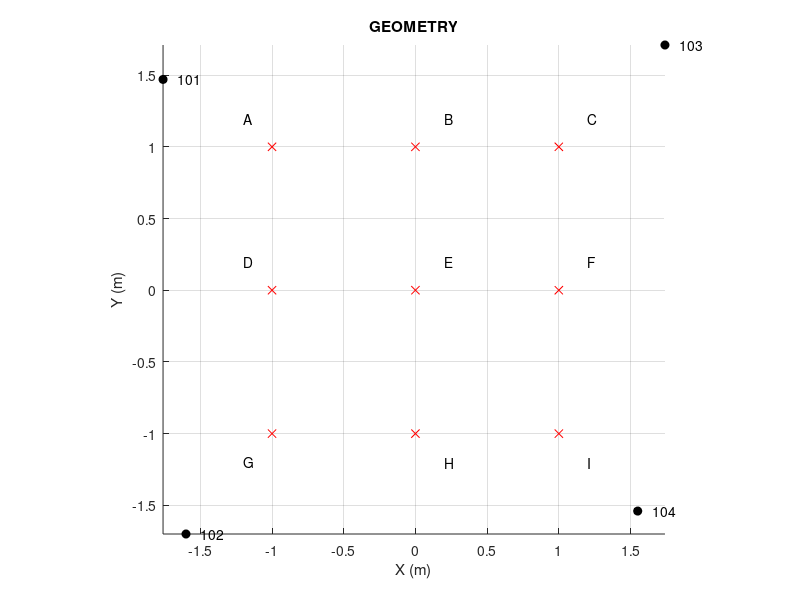

The MATLAB source for this figure: (Note: this script raises an error after producing the figure.)
%% UWB lab 4 - indoor tracking with 4 PulsOn 410 units

%Positions of the 4 units in meters
P101 = [-1.76,1.47];           
P102 = [-1.6,-1.7];        
P103 = [1.74,1.71];        
P104 = [1.55,-1.54]; 

% % Positions of the 4 units in meters
% P101 = [-1.35,2];           
% P102 = [-1.32,-1.5];        
% P103 = [1.73,2];        
% P104 = [1.90,-1.54];    


figure;
hold on; grid
plot(P101(1),P101(2),'ok','markerfacecolor','k');text(P101(1)+.1,P101(2),'101')
plot(P102(1),P102(2),'ok','markerfacecolor','k');text(P102(1)+.1,P102(2),'102')
plot(P103(1),P103(2),'ok','markerfacecolor','k');text(P103(1)+.1,P103(2),'103')
plot(P104(1),P104(2),'ok','markerfacecolor','k');text(P104(1)+.1,P104(2),'104')
    
plot(-1,1,'xr');text(-1.2,1.2,'A')
plot(0,1,'xr');text(.2,1.2,'B')
plot(1,1,'xr');text(1.2,1.2,'C')
plot(-1,0,'xr');text(-1.2,0.2,'D')
plot(0,0,'xr');text(.2,0.2,'E')
plot(1,0,'xr');text(1.2,0.2,'F')
plot(-1,-1,'xr');text(-1.2,-1.2,'G')
plot(0,-1,'xr');text(.2,-1.2,'H')
plot(1,-1,'xr');text(1.2,-1.2,'I')

axis image
title('GEOMETRY');xlabel('X (m)');ylabel('Y (m)')


%% ------------------------ Time zero calibration -------------------------
% !!!!!!!!!! NOT ESSENTIAL !!!!!!!!!!!!!
% Sphere placed at (0,0)%
% Loading data for t0 cal
%cd('Q:\UWB LAB Tracking\P');
% Load data from unit 101
[config,control,scans] = readMrmRetLog('sphere101006.csv');
Nscans101 = length(scans);
tstmp101 = [scans.T];
data101 = [scans.scn];
data101 = reshape(data101,[],Nscans101);
% Load data from unit 102
[config,control,scans] = readMrmRetLog('sphere102006.csv');
Nscans102 = length(scans);
tstmp102 = [scans.T];
data102 = [scans.scn];
data102 = reshape(data102,[],Nscans102);
% Load data from unit 103
[config,control,scans] = readMrmRetLog('sphere103006.csv');
Nscans103 = length(scans);
tstmp103 = [scans.T];
data103 = [scans.scn];
data103 = reshape(data103,[],Nscans103);
% Load data from unit 103
[config,control,scans] = readMrmRetLog('sphere102006.csv');
Nscans103 = length(scans);
tstmp103 = [scans.T];
data103 = [scans.scn];
data103 = reshape(data103,[],Nscans103);

% Load Sphere backgrounds

[config,control,scans] = readMrmRetLog('BGsphere101007.csv');
BGNscans101 = length(scans);
BGtstmp101 = [scans.T];
BGdata101 = [scans.scn];
BGdata101 = reshape(BGdata103,[],BGNscans103);
% Load data from unit 102
[config,control,scans] = readMrmRetLog('BGsphere102007.csv');
BGNscans102 = length(scans);
BGtstmp102 = [scans.T];
BGdata102 = [scans.scn];
BGdata102 = reshape(BGdata102,[],BGNscans102);
% Load data from unit 103
[config,control,scans] = readMrmRetLog('BGsphere103007.csv');
BGNscans103 = length(scans);
BGtstmp103 = [scans.T];
BGdata103 = [scans.scn];
BGdata103 = reshape(BGdata103,[],BGNscans103);
% Load data from unit 103
[config,control,scans] = readMrmRetLog('BGsphere102007.csv');
BGNscans103 = length(scans);
BGtstmp103 = [scans.T];
BGdata103 = [scans.scn];
BGdata103 = reshape(BGdata103,[],BGNscans103);

% fast time / range uncalibrated
t = linspace(scans(1).Tstrt,scans(1).Tstp,scans(1).Nscn)/1000;   % ns
rng = 3e8*(t-t(1))/2e9; % m

% 101
figure;imagesc(abs(data103));title('101')
%BG103 = repmat(mean(data103(:,50:110),2),1,Nscans103);
BG101 = repmat(mean(BGdata101,2),1,Nscans101);
data101bg = data101 - BG101;
figure;imagesc(abs(data101bg(200:400,:)));title('101')

rngSph101 = rng(230); % range of sphere in unit 101 (m)
rngSph101Real = norm(P101); % real range from unit 101 (m)
rngOffset101 = rngSph101Real - rngSph101; % range offset for unit 103

% 102
figure;imagesc(abs(data102));title('102')
%BG102 = repmat(mean(data102(:,50:110),2),1,Nscans102);
BG102 = repmat(mean(BGdata102,2),1,Nscans102);
data102bg = data102 - BG102;
figure;imagesc(abs(data102bg));title('102')

rngSph102 = rng(317); % range of sphere in unit 102 (m)
rngSph102Real = norm(P102); % real range from unit 102 (m)
rngOffset102 = rngSph102Real - rngSph102; % range offset for unit 102

% 103
figure;imagesc(abs(data103));title('103')
%BG103 = repmat(mean(data103(:,50:110),2),1,Nscans103);
BG103 = repmat(mean(BGdata103,2),1,Nscans103);
data103bg = data103 - BG103;
figure;imagesc(abs(data103bg));title('103')

rngSph103 = rng(395); % range of sphere in unit 103 (m)
rngSph103Real = norm(P103); % real range from unit 103 (m)
rngOffset103 = rngSph103Real - rngSph103; % range offset for unit 103

% 103
figure;imagesc(abs(data103));title('103')
%BG103 = repmat(mean(data103(:,50:110),2),1,Nscans103);
BG103 = repmat(mean(BGdata103,2),1,Nscans103);
data103bg = data103 - BG103;
figure;imagesc(abs(data103bg));title('103')

rngSph103 = rng(345); % range of sphere in unit 103 (m)
rngSph103Real = norm(P103); % real range from unit 103 (m)
rngOffset103 = rngSph103Real - rngSph103; % range offset for unit 103


%% Loading Data for tracking
%cd('D:\EDUCATION\UWB - Q4\Tracking lab\Data');
% Load data from unit 101
[config,control,scans] = readMrmRetLog('A101008.csv');
Nscans101 = length(scans);
tstmp101 = [scans.T];
data101 = [scans.scn];
data101 = reshape(data101,[],Nscans101);
% Load data from unit 102
[config,control,scans] = readMrmRetLog('A102008.csv');
Nscans102 = length(scans);
tstmp102 = [scans.T];
data102 = [scans.scn];
data102 = reshape(data102,[],Nscans102);
% Load data from unit 103
[config,control,scans] = readMrmRetLog('A103008.csv');
Nscans103 = length(scans);
tstmp103 = [scans.T];
data103 = [scans.scn];
data103 = reshape(data103,[],Nscans103);
% Load data from unit 104
[config,control,scans] = readMrmRetLog('A103008.csv');
Nscans104 = length(scans);
tstmp104 = [scans.T];
data104 = [scans.scn];
data104 = reshape(data104,[],Nscans104);

%% Data alignment
TStampStart = max([tstmp101(1),tstmp102(1),tstmp103(1),tstmp104(1)]);
TStampStop = min([tstmp101(end),tstmp102(end),tstmp103(end),tstmp104(end)]);

t101start_i = find(tstmp101>=TStampStart,1,'first');
t101stop_i = find(tstmp101<=TStampStop,1,'last');

t102start_i = find(tstmp102>=TStampStart,1,'first');
t102stop_i = find(tstmp102<=TStampStop,1,'last');

t103start_i = find(tstmp103>=TStampStart,1,'first');
t103stop_i = find(tstmp103<=TStampStop,1,'last');

t104start_i = find(tstmp104>=TStampStart,1,'first');
t104stop_i = find(tstmp104<=TStampStop,1,'last');

data101_algnd = data101(:,t101start_i:t101stop_i);
data102_algnd = data102(:,t102start_i:t102stop_i);
data103_algnd = data103(:,t103start_i:t103stop_i);
data104_algnd = data104(:,t104start_i:t104stop_i);

[Nsamp,Nscans101] = size(data101_algnd);
[Nsamp,Nscans102] = size(data102_algnd);
[Nsamp,Nscans103] = size(data103_algnd);
[Nsamp,Nscans104] = size(data104_algnd);

figure;imagesc(abs(data101_algnd));title('101')
figure;imagesc(abs(data102_algnd));title('102')
figure;imagesc(abs(data103_algnd));title('103')
figure;imagesc(abs(data104_algnd));title('104')

%% Background removal
BGidx = 110:130;  % select the slow time indexes containing the background data
BG101 = mean(data101_algnd(:,BGidx),2);   
BG102 = mean(data102_algnd(:,BGidx),2);
BG103 = mean(data103_algnd(:,BGidx),2);
BG104 = mean(data104_algnd(:,BGidx),2);

data101_algnd_bg = data101_algnd - repmat(BG101,1,Nscans101); % remove background
data102_algnd_bg = data102_algnd - repmat(BG102,1,Nscans102);
data103_algnd_bg = data103_algnd - repmat(BG103,1,Nscans103);
data104_algnd_bg = data104_algnd - repmat(BG104,1,Nscans104);

figure;imagesc(abs(data101_algnd_bg));title('101')
figure;imagesc(abs(data102_algnd_bg));title('102')
figure;imagesc(abs(data103_algnd_bg));title('103')
figure;imagesc(abs(data104_algnd_bg));title('104')

Motionidx = 25:95;  % select the slow time indexes containing the trajectory data
path101 = data101_algnd_bg(:,Motionidx); 
path102 = data102_algnd_bg(:,Motionidx);
path103 = data103_algnd_bg(:,Motionidx);
path104 = data104_algnd_bg(:,Motionidx);

% normalisation
path101 = path101/max(abs(path101(:))); 
path102 = path102/max(abs(path102(:))); 
path103 = path103/max(abs(path103(:)));
path104 = path104/max(abs(path104(:)));

figure;imagesc(abs(path101));title('101')
figure;imagesc(abs(path102));title('102')
figure;imagesc(abs(path103));title('103')
figure;imagesc(abs(path104));title('104');
%% Motion filter FIR4 if backgound subtraction unsuccessful (needed for some trajectories)
Motionidx = 20:75;
w = [1 -.6 -.3 -.1];

path101 = filter(w,1,data101_algnd,[],2);
path102 = filter(w,1,data102_algnd,[],2);
path103 = filter(w,1,data103_algnd,[],2);
path104 = filter(w,1,data104_algnd,[],2);

% normalisation
path101 = path101(:,Motionidx)/max(max(abs(path101(:,Motionidx)))); 
path102 = path102(:,Motionidx)/max(max(abs(path102(:,Motionidx)))); 
path103 = path103(:,Motionidx)/max(max(abs(path103(:,Motionidx))));
path104 = path104(:,Motionidx)/max(max(abs(path104(:,Motionidx))));

figure;imagesc(abs(path101));title('101')
figure;imagesc(abs(path102));title('102')
figure;imagesc(abs(path103));title('103')
figure;imagesc(abs(path104));title('104');

%% Range estimation
% fast time / range uncalibrated
t = linspace(scans(1).Tstrt,scans(1).Tstp,scans(1).Nscn)/1000;   % ns
rng = 3e8*(t-t(1))/2e9; % m
[Nrng,Nscans] = size(path101);
t_slow = 0:.5:.5*(Nscans-1);

% 101
close all;
estimated_range=[];
for i1=1:Nscans % Long time
    i2 = 80; % Avoiding picking antenna coupling
    while abs(path101(i2,i1)) < 0.04 && i2 < Nrng-1    % threshold 0.06
        i2 = i2 + 1;
    end
    estimated_range(i1) = rng(i2);
end
figure;plot(estimated_range)
median_range101 = medfilt1(estimated_range,3)+rngOffset101;
figure;imagesc(t_slow,rng,abs(path101));title('101')
hold
plot(t_slow,median_range101,'w')  % readjust the threshold and coupling index based on this plot

% 102
estimated_range=[];
for i1=1:Nscans % Long time
    i2 = 1; % Avoiding picking antenna coupling
    while abs(path102(i2,i1)) < 0.09 && i2 < Nrng-2
        i2 = i2 + 1;
    end
    estimated_range(i1) = rng(i2);
end
figure;plot(estimated_range)
median_range102 = medfilt1(estimated_range,3);%+rngOffset102;
figure;imagesc(t_slow,rng,abs(path102));title('102')
hold
plot(t_slow,median_range102,'w')

% 103
estimated_range=[];
for i1=1:Nscans % Long time
    i2 = 100; % Avoiding picking antenna coupling
    while abs(path103(i2,i1)) < 0.07 && i2 < Nrng-1
        i2 = i2 + 1;
    end
    estimated_range(i1) = rng(i2);
end
figure;plot(estimated_range)
median_range103 = medfilt1(estimated_range,3);%+rngOffset103;
figure;imagesc(t_slow,rng,abs(path103));title('103')
hold
plot(t_slow,median_range103,'w')

% 104
estimated_range=[];
for i1=1:Nscans % Long time
    i2 = 100; % Avoiding picking antenna coupling
    while abs(path104(i2,i1)) < 0.04 && i2 < Nrng-1
        i2 = i2 + 1;
    end
    estimated_range(i1) = rng(i2);
end
figure;plot(estimated_range)
median_range104 = medfilt1(estimated_range,3);%+rngOffset104;
figure;imagesc(t_slow,rng,abs(path104));title('104')
hold
plot(t_slow,median_range104,'w')

%% Target localisation

for scani = 1:Nscans
    [a, b] = circcirc(P101(1),P101(2),median_range101(scani),P102(1),P102(2),median_range102(scani));
    x12(scani,:) = a;
    y12(scani,:) = b;
end
figure;plot(x12(:,1),y12(:,2));title('101 - 102');axis([-1.5 1.5 -1.5 1.5])   

for scani = 1:Nscans
    [a, b] = circcirc(P101(1),P101(2),median_range101(scani),P103(1),P103(2),median_range103(scani));
    x13(scani,:) = a;
    y13(scani,:) = b;
end
figure;plot(x13(:,1),y13(:,2));title('101 - 103');axis([-1.5 1.5 -1.5 1.5])    

for scani = 1:Nscans
    [a, b] = circcirc(P101(1),P101(2),median_range101(scani),P104(1),P104(2),median_range104(scani));
    x14(scani,:) = a;
    y14(scani,:) = b;
end
figure;plot(x14(:,1),y14(:,2));title('101 - 104');axis([-1.5 1.5 -1.5 1.5])  

for scani = 1:Nscans
    [a, b] = circcirc(P102(1),P102(2),median_range102(scani),P103(1),P103(2),median_range103(scani));
    x23(scani,:) = a;
    y23(scani,:) = b;
end
figure;plot(x23(:,2),y23(:,2));title('102 - 103');axis([-1.5 1.5 -1.5 1.5])  

for scani = 1:Nscans
    [a, b] = circcirc(P102(1),P102(2),median_range102(scani),P104(1),P104(2),median_range104(scani));
    x24(scani,:) = a;
    y24(scani,:) = b;
end
figure;plot(x24(:,1),y24(:,1));title('102 - 104');axis([-1.5 1.5 -1.5 1.5])  

for scani = 1:Nscans
    [a, b] = circcirc(P103(1),P103(2),median_range103(scani),P104(1),P104(2),median_range104(scani));
    x34(scani,:) = a;
    y34(scani,:) = b;
end
figure;plot(x34(:,2),y34(:,2));title('102 - 104');axis([-1.5 1.5 -1.5 1.5])  


%% FINAL PLOT
x = nanmean([x14(:,1),x24(:,2),x34(:,2),x12(:,1)],2);
y = nanmean([y14(:,2),y24(:,1),y34(:,2),y12(:,2)],2);
% 
% x = nanmean([x14(:,1)],2);
% y = nanmean([y14(:,2)],2);
% 

figure;plot(smooth(x,3),smooth(y,3),'linewidth',2);axis([-2.5 2.5 -3 3]);grid
hold on
plot(P101(1),P101(2),'ok','markerfacecolor','k');text(P101(1)+.1,P101(2),'101')
plot(P102(1),P102(2),'ok','markerfacecolor','k');text(P102(1)+.1,P102(2),'102')
plot(P103(1),P103(2),'ok','markerfacecolor','k');text(P103(1)+.1,P103(2),'103')
plot(P104(1),P104(2),'ok','markerfacecolor','k');text(P104(1)+.1,P104(2),'104')
    
plot(-1,1,'xr');text(-1.2,1.2,'A')
plot(0,1,'xr');text(.2,1.2,'B')
plot(1,1,'xr');text(1.2,1.2,'C')
plot(-1,0,'xr');text(-1.2,0.2,'D')
plot(0,0,'xr');text(.2,0.2,'E')
plot(1,0,'xr');text(1.2,0.2,'F')
plot(-1,-1,'xr');text(-1.2,-1.2,'G')
plot(0,-1,'xr');text(.2,-1.2,'H')
plot(1,-1,'xr');text(1.2,-1.2,'I')

axis image
title('AEI trajectory');xlabel('X (m)');ylabel('Y (m)')

%% Least Square method:
Theta_x = zeros(1, Nscans);
Theta_y = zeros(1, Nscans);

    x1 = P101(1);
    x2 = P102(1);
    x3 = P103(1);
    x4 = P104(1);
    
    y1 = P101(2);
    y2 = P102(2);
    y3 = P103(2);
    y4 = P104(2);

for i = 1:Nscans
    
    r1 = median_range101(i);
    r2 = median_range102(i);
    r3 = median_range103(i);
    r4 = median_range104(4);
    
    
    
    X = [r1^2 - r4^2 - x1^2 + x4^2 - y1^2 + y4^2; r2^2 - r4^2 - x2^2 + x4^2 - y2^2 + y4^2; ... 
        r3^2 - r4^2 - x3^2 + x4^2 - y3^2 + y4^2];
    
    H = 2.* [(x4 - x1) (y4 - y1);  (x4 - x2) (y4 - y2); (x4 - x3) (y4 - y3)];
    
    Theta = inv(H'*H) * H' * X;
    Theta_x(i) = Theta(1);
    Theta_y(i) = Theta(2);
    
    
    

    
    
    
end

    figure;plot(smooth(Theta_x,3),smooth(Theta_y,3),'linewidth',2);axis([-2.5 2.5 -3 3]);grid
    hold on
    plot(P101(1),P101(2),'ok','markerfacecolor','k');text(P101(1)+.1,P101(2),'101')
    plot(P102(1),P102(2),'ok','markerfacecolor','k');text(P102(1)+.1,P102(2),'102')
    plot(P103(1),P103(2),'ok','markerfacecolor','k');text(P103(1)+.1,P103(2),'103')
    plot(P104(1),P104(2),'ok','markerfacecolor','k');text(P104(1)+.1,P104(2),'104')

    plot(-1,1,'xr');text(-1.2,1.2,'A')
    plot(0,1,'xr');text(.2,1.2,'B')
    plot(1,1,'xr');text(1.2,1.2,'C')
    plot(-1,0,'xr');text(-1.2,0.2,'D')
    plot(0,0,'xr');text(.2,0.2,'E')
    plot(1,0,'xr');text(1.2,0.2,'F')
    plot(-1,-1,'xr');text(-1.2,-1.2,'G')
    plot(0,-1,'xr');text(.2,-1.2,'H')
    plot(1,-1,'xr');text(1.2,-1.2,'I')

    axis image
    title('AEI trajectory');xlabel('X (m)');ylabel('Y (m)')

    